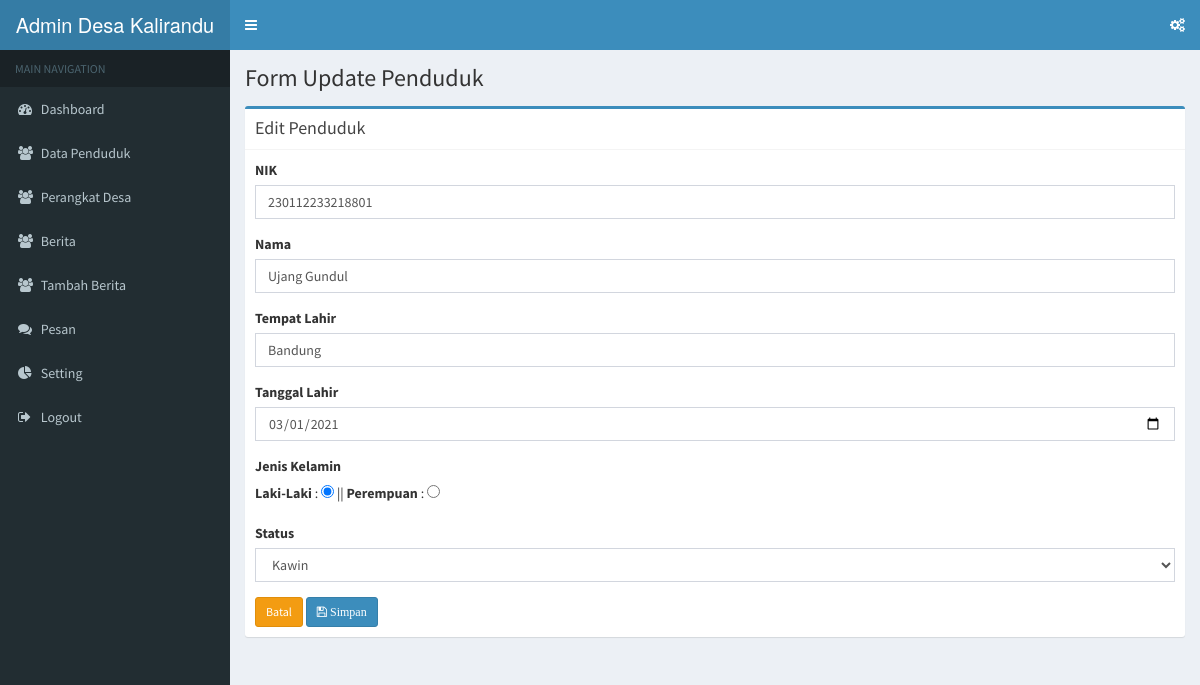
The page /admin/penduduk/update/1 on the database its author committed.
### tables this page shows
CREATE TABLE `penduduk` (
  `id_penduduk` int(11) NOT NULL,
  `nik` varchar(30) NOT NULL,
  `nama` varchar(60) NOT NULL,
  `tempat_lahir` varchar(50) NOT NULL,
  `tgl_lahir` date NOT NULL,
  `jk` enum('Laki-Laki','Perempuan') NOT NULL,
  `status` enum('Kawin','Belum Kawin','Janda','Duda') NOT NULL
);

### application/controllers/admin/Penduduk.php (called while the page is built, shortened)
<?php
class Penduduk extends CI_Controller {
	public function update($id)
	{
		$where = array('id_penduduk' => $id);
		$data['title'] = 'Form Update Penduduk';
		$data['penduduk'] = $this->DataModel->getWhere('penduduk', $where)->row_array();
		$this->load->view('template_admin/header', $data);
		$this->load->view('template_admin/sidebar');
		$this->load->view('template_admin/topbar');
		$this->load->view('admin/edit_penduduk', $data);
		$this->load->view('template_admin/footer');
	}
}

### index.php (called while the page is built, shortened)
<?php
require_once BASEPATH.'core/CodeIgniter.php';

### application/models/DataModel.php (called while the page is built, shortened)
<?php
class DataModel extends CI_model {
	public function getWhere($table, $where)
	{
		return $this->db->get_where($table, $where);
	}
}

### application/views/admin/edit_penduduk.php (the view, shortened to what this page needs)
<div class="content-wrapper">
  <section class="content-header">
    <h1>
      <?php echo $title; ?>
    </h1>
  </section>
  <section class="content">
    <div class="row">
      <div class="col-md-12">
        <div class="box box-primary">
          <div class="box-header with-border">
            <h3 class="box-title">Edit Penduduk</h3>
          </div>
          <div class="box-body">
          <form action="<?php echo base_url('admin/penduduk/update_aksi'); ?>" method="post">
            <div class="form-group">
              <label>NIK</label>
              <input type="text" name="nik" class="form-control" value="<?php echo $penduduk['nik']; ?>">
            </div>
            <div class="form-group">
              <label>Nama</label>
              <input type="text" name="nama" class="form-control" value="<?php echo $penduduk['nama']; ?>">
            </div>
            <div class="form-group">
              <label>Tempat Lahir</label>
              <input type="text" name="tempat_lahir" class="form-control" value="<?php echo $penduduk['tempat_lahir']; ?>">
            </div>
            <div class="form-group">
              <label>Tanggal Lahir</label>
              <input type="date" name="tgl_lahir" class="form-control" value="<?php echo $penduduk['tgl_lahir']; ?>">
            </div>
            <div class="form-group">
              <label>Jenis Kelamin</label><br>
              <label for="L">Laki-Laki </label> : <input id="L" type="radio" name="jk" value="Laki-Laki" <?php echo ($penduduk['jk'] == 'Laki-Laki')? "checked" : ""; ?>> ||
              <label for="P">Perempuan </label> : <input id="P" type="radio" name="jk" value="Perempuan" <?php echo ($penduduk['jk'] == 'Perempuan')? "checked" : ""; ?>>
            </div>
            <div class="form-group">
              <label>Status</label>
              <select name="status" class="form-control">
                <option <?php echo ($penduduk['status'] == 'Kawin')? "selected" : ""; ?>> Kawin </option>
              </select>
            </div>
            <a class="btn btn-sm btn-warning" href="<?php echo base_url('admin/penduduk'); ?>">Batal</a>
            <button type="submit" class="btn btn-sm btn-primary"><i class="fa fa-save"> Simpan</i></button>
          </form>
          </div>
        </div>
      </div>
    </div>
  </section>
</div>

### rows shown on the page
penduduk: nik "230112233218801", nama "Ujang Gundul", tempat_lahir "Bandung", tgl_lahir "03/01/2021", jk "☑ Laki-Laki", jk "☐ Perempuan", status "Kawin"

### other values the page prints
$title "Form Update Penduduk"
